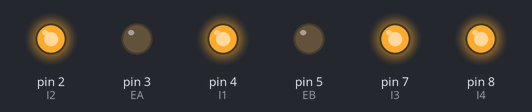
Bench run of a sketch on a simulated Arduino Uno, built with avr-gcc and run on an emulated ATmega328P. Parts: output pins drawn as LEDs (lit = HIGH).

Above: at 0.15 s.
At 4.85 s:
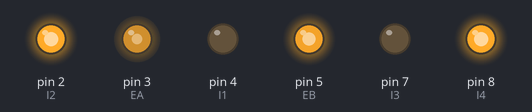
At 9.55 s:
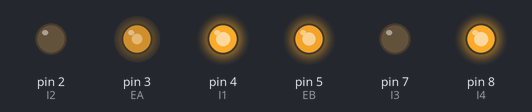
At 14.25 s:
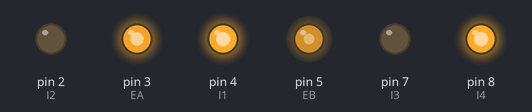
At 18.95 s:
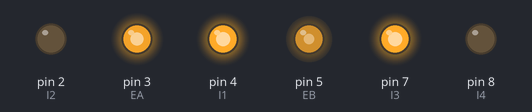
Timing chart, 0 to 24.7 s (numbered marks = the images above):
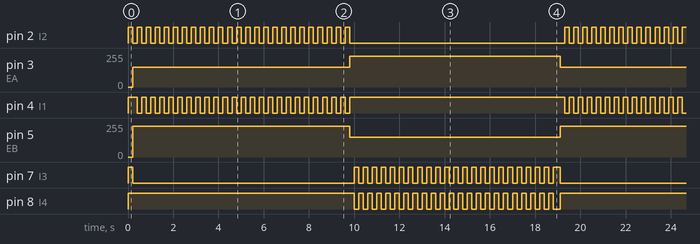

The sketch:

WideTurn203.ino
```cpp
int EA = 3;  // Black Wheel PWM pin (must be a PWM pin)
int I1 = 4;  //Light Grey                                                                                                                                                                                                                                           // Wheel direction digital pin 1
int I2 = 2;  // White
int EB = 5;  //Orange
int I3 = 7;  //Brown
int I4 = 8;  //Red
int time = 0;
int max_time = 10;  // Wheel direction digital pin 2

void setup() {
  // Configure digital pins for output
  pinMode(EA, OUTPUT);
  pinMode(I1, OUTPUT);
  pinMode(I2, OUTPUT);
  pinMode(EB, OUTPUT);
  pinMode(I3, OUTPUT);
  pinMode(I4, OUTPUT);
  stopmotor();
}

void loop() {

  delay(100);
  // Play with this code to write open loop commands to a wheel motor
  turnrightwide(24);
  turnleftwide(23);

  // moveforward(1);


  // turnright();

  // movebackwards(1);

  // turnleft();

  // movebackwards(1);

  // turnright();

  // moveforward(1);

  // turnleft();


  //stopmotor();
}

void movebackwards(int time) {
  int u;
  int start = 0;
  while (start < time) {
    for (u = 100; u <= 255; u += 5) {
      // Select a direction
      digitalWrite(I1, LOW);
      digitalWrite(I2, HIGH);
      digitalWrite(I3, HIGH);
      digitalWrite(I4, LOW);
      // PWM command to the motor driver
      analogWrite(EA, u);
      analogWrite(EB, u);
      // Brief delay (perhaps not necessary)
      delay(100);
    }
    start++;
  }
  stopmotor();
}

void moveforward() {

  for (int u = 100; u <= 255; u += 25) {
    // Select a direction
    digitalWrite(I1, HIGH);
    digitalWrite(I2, LOW);
    digitalWrite(I3, LOW);
    digitalWrite(I4, HIGH);
    // PWM command to the motor driver
    analogWrite(EA, u);
    analogWrite(EB, u);
    // Brief delay (perhaps not necessary)
    delay(100);
  }

  //stopmotor();
}

void turnright() {
  for (int v = 100; v <= 255; v += 8) {
    // Select a direction
    digitalWrite(I1, LOW);
    digitalWrite(I2, HIGH);
    digitalWrite(I3, LOW);
    digitalWrite(I4, HIGH);
    // PWM command to the motor driver
    analogWrite(EA, v);
    analogWrite(EB, v);
    // Brief delay (perhaps not necessary)
    delay(100);
  }
  //delay(560);
  //delay is 560 for full turn
  stopmotor();
}

void turnleft() {
  for (int v = 100; v <= 255; v += 20) {
    // Select a direction
    digitalWrite(I1, HIGH);
    digitalWrite(I2, LOW);
    digitalWrite(I3, HIGH);
    digitalWrite(I4, LOW);
    // PWM command to the motor driver
    analogWrite(EA, v);
    analogWrite(EB, v);
    // Brief delay (perhaps not necessary)
    delay(100);
  }
  //delay(580);
  //delay=580 for full turn
  //stopmotor();
}

void stopmotor() {
  digitalWrite(I1, HIGH);
  digitalWrite(I2, HIGH);
  digitalWrite(I3, HIGH);
  digitalWrite(I4, HIGH);
  delay(100);
}

void turnrightwide(int turn_r) {
  for (int i = 0; i < turn_r; i++) {
    //FORWARD
    digitalWrite(I1, HIGH);
    digitalWrite(I2, LOW);
    digitalWrite(I3, LOW);
    digitalWrite(I4, HIGH);

    analogWrite(EA, 150);
    analogWrite(EB, 230);
    delay(200);
    //LEFT
    digitalWrite(I1, LOW);
    digitalWrite(I2, HIGH);
    digitalWrite(I3, LOW);
    digitalWrite(I4, HIGH);

    analogWrite(EA, 150);
    analogWrite(EB, 230);
    delay(200);
  }
}

void turnleftwide(int turn_r) {

  for (int i = 0; i < turn_r; i++) {
    //FORWARD
    digitalWrite(I1, HIGH);
    digitalWrite(I2, LOW);
    digitalWrite(I3, LOW);
    digitalWrite(I4, HIGH);

    analogWrite(EA, 230);
    analogWrite(EB, 150);
    delay(200);
    //LEFT
    digitalWrite(I1, HIGH);
    digitalWrite(I2, LOW);
    digitalWrite(I3, HIGH);
    digitalWrite(I4, LOW);

    analogWrite(EA, 230);
    analogWrite(EB, 150);
    delay(200);
  }
}
```

Measured:
- by itself, pin 2 (I2): repeats every 18.9 s: LOW 9.5 s, 23 × (HIGH 0.20 s, LOW 0.20 s), HIGH 0.20 s
- by itself, pin 3 (EA): alternates 230/255 for 9.3 s and 150/255 for 9.6 s
- by itself, pin 4 (I1): repeats every 18.9 s: LOW 0.20 s, HIGH 9.5 s, 23 × (LOW 0.20 s, HIGH 0.20 s)
- by itself, pin 5 (EB): alternates 230/255 for 9.6 s and 150/255 for 9.3 s
- by itself, pin 7 (I3): repeats every 18.9 s: 22 × (HIGH 0.20 s, LOW 0.20 s), HIGH 0.30 s, LOW 9.8 s
- by itself, pin 8 (I4): repeats every 18.9 s: LOW 0.30 s, HIGH 9.8 s, 22 × (LOW 0.20 s, HIGH 0.20 s)
